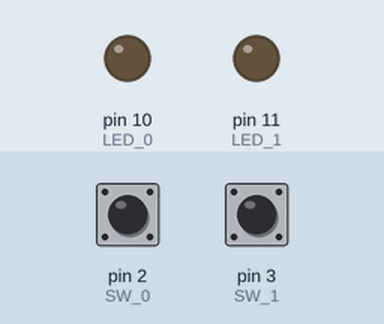
A sketch run on a simulated Arduino Uno, built with avr-gcc and run on an emulated ATmega328P. Shown: output pins drawn as LEDs (lit = HIGH). Dashed ring = blinking. The test bench sets the inputs (shaded band); at power-on: pin 2 (SW_0) HIGH, pin 3 (SW_1) HIGH.

Above: at 1.2 s.
1.3 s: pin 2 (SW_0) pulled LOW for 0.15 s
At 1.65 s:
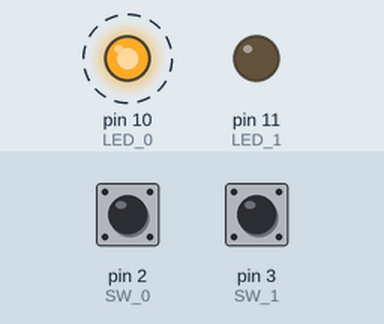
4.4 s: pin 3 (SW_1) pulled LOW for 0.15 s
At 5.25 s:
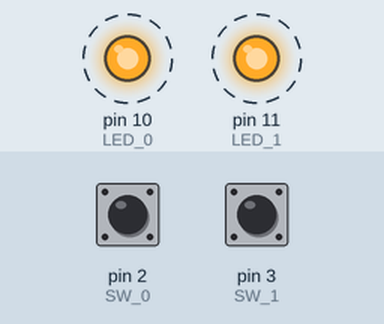
7.5 s: pin 3 (SW_1) pulled LOW for 1 s
At 8.05 s:
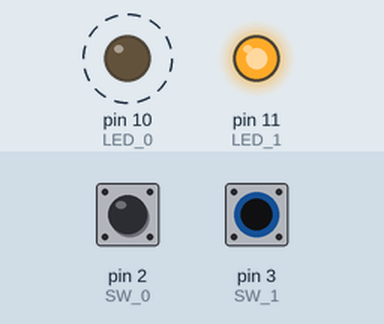
10.5 s: pin 3 (SW_1) pulled LOW for 3.2 s
At 14.25 s:
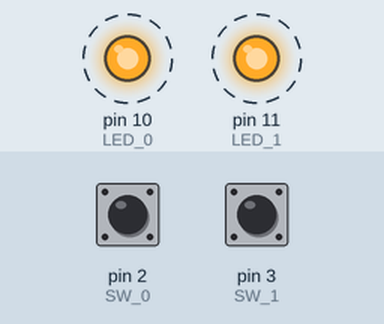
Timing chart, 0 to 16.2 s (numbered marks = the images above; inputs shaded):
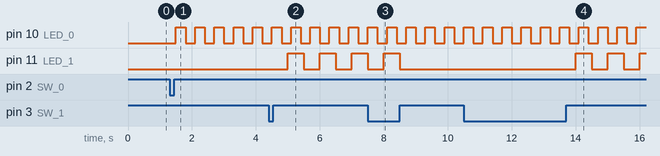

Measured:
- after the input at 1.3 s, pin 10 (LED_0): alternates HIGH for 0.30 s and LOW for 0.30 s, starting after 0.20 s
- after the input at 4.4 s, pin 11 (LED_1): alternates HIGH for 0.50 s and LOW for 0.50 s, starting after 0.60 s
- after the input at 7.5 s, pin 11 (LED_1): goes on until 8.5 s, then stays LOW
- after the input at 10.5 s, pin 11 (LED_1): alternates HIGH for 0.50 s and LOW for 0.50 s, starting after 3.5 s

The sketch:

08_millis.ino
```cpp
#include <PinChangeInterrupt.h>
#include <PinChangeInterruptBoards.h>
#include <PinChangeInterruptPins.h>
#include <PinChangeInterruptSettings.h>
unsigned long t1_prev = 0;
const unsigned long t1_delay = 300;

unsigned long t2_prev = 0;
const unsigned long t2_delay = 500;

const int SW_0 = 2, SW_1 = 3;
const int LED_0 = 10, LED_1 = 11;
int flag_0 = 0, flag_1 = 0;   // 0:OFF, 1:Toggle

void SW0_Pressed(){ // ISR
  // SW_0에 값에 따른 상태값(flag_0) 변경
  flag_0 = (flag_0 == 0)? 1:0;
}

void SW1_Pressed(){
  // SW_1에 값에 따른 상태값(flag_1) 변경
  flag_1 = (flag_1 == 0)? 1:0;
}

void setup() {
  // put your setup code here, to run once:
  Serial.begin(115200);
  pinMode(SW_0, INPUT);
  pinMode(SW_1, INPUT);
  pinMode(LED_0, OUTPUT);
  pinMode(LED_1, OUTPUT);
  digitalWrite(LED_0, LOW);
  digitalWrite(LED_1, LOW);

  // attachInterrupt(digitalPinToInterrupt(SW_0), SW0_Pressed, RISING);
  // attachInterrupt(digitalPinToInterrupt(SW_1), SW1_Pressed, RISING);
  attachPCINT(digitalPinToPCINT(SW_0), SW0_Pressed, RISING);
  attachPCINT(digitalPinToPCINT(SW_1), SW1_Pressed, RISING);
}

void loop() {
  // put your main code here, to run repeatedly:
  // flag_0 값에 따른 동작 구현
  unsigned long t1_now = millis();
    if(t1_now - t1_prev >=t1_delay){
    t1_prev = t1_now;
    if(flag_0 == 0)  {
    digitalWrite(LED_0, LOW);
  }
  else{
    digitalWrite(LED_0, !digitalRead(LED_0)); // Toggle

  }


  }

  // flag_1 값에 따른 동작 구현
     unsigned long t2_now = millis();
  if(t2_now - t2_prev >=t2_delay){
    t2_prev = t2_now;
    if(flag_1 == 0)  {
    digitalWrite(LED_1, LOW);
  }
  else{
    digitalWrite(LED_1, !digitalRead(LED_1));

  }

  }

}
```
